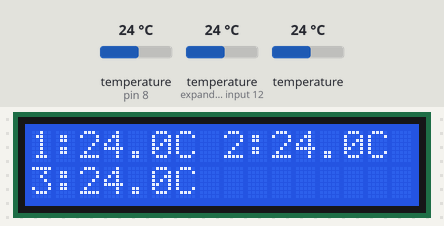
Recording of a sketch running on a simulated Arduino Uno, built with avr-gcc and run on an emulated ATmega328P. On the bench: 16×2 character LCD. The inputs (shaded band) are chosen by the test bench; at power-on: temperature (sensors on pin 8, expander input 12) 24 °C, temperature 24 °C. What the sketch prints to the serial monitor is not drawn.

Above: at 2.5 s.
2.6 s: temperature (sensor on pin 8) set to 12 °C
At 3.7 s:
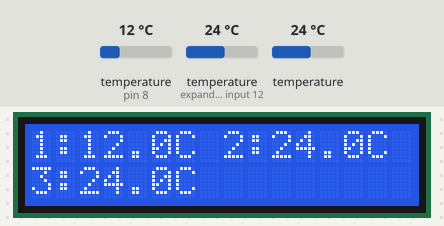
4.3 s: temperature (sensor on expander input 12) set to 12 °C
At 5.2 s:
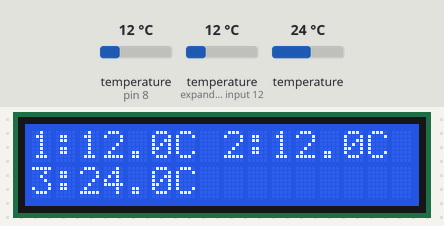
6.2 s: temperature (sensor 208) set to 12 °C
At 7.7 s:
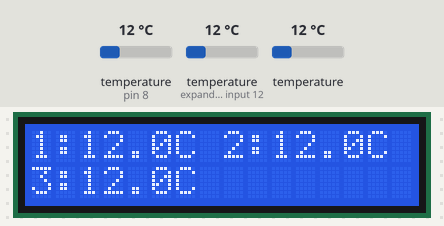
8.0 s: temperature (sensor on pin 8) set to 19 °C
At 9.4 s:
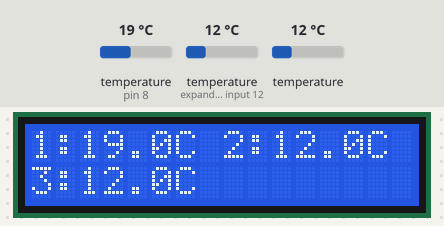
9.9 s: temperature (sensor on expander input 12) set to 19 °C
At 10.9 s:
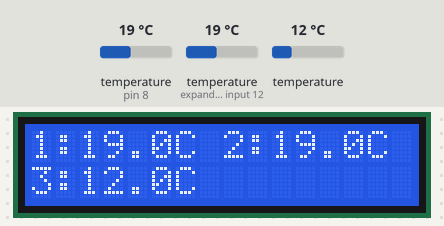
11.8 s: temperature (sensor 208) set to 19 °C
At 13.6 s:
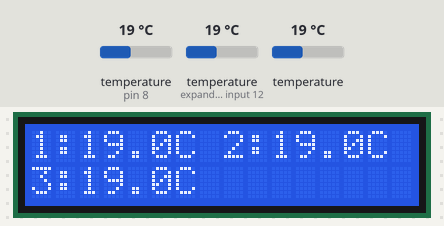
Timing chart, 0 to 14.6 s (numbered marks = the images above; inputs shaded):
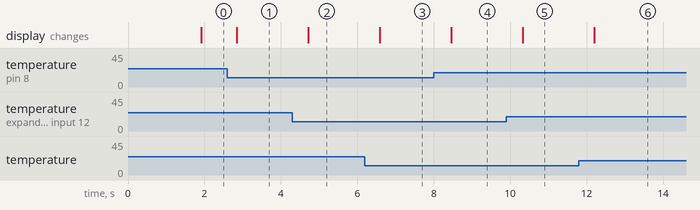

Measured:
- after the input at 2.6 s, the display: changes after 0.25 s (image 1)
- after the input at 4.3 s, the display: changes after 0.42 s (image 2)
- after the input at 6.2 s, the display: changes after 0.39 s (image 3)
- after the input at 8.0 s, the display: changes after 0.46 s (image 4)
- after the input at 9.9 s, the display: changes after 0.43 s (image 5)
- after the input at 11.8 s, the display: changes after 0.40 s (image 6)

The sketch:

Arduino_3Sensores.ino
```cpp
#include <LiquidCrystal.h> //adicionando biblioteca para LCD
#include <DallasTemperature.h> //adicionando biblioteca para DS18B20
#include <OneWire.h> //adicionando biblioteca para capturar os dados do sensor

#define ONE_WIRE_BUS 8 //portas dos pinos de sinal dos DS18B20's

OneWire oneWireObjeto(ONE_WIRE_BUS); //define uma instÃ¢ncia do OneWire para comunicaÃ§Ã£o com o sensor
DallasTemperature sensorDS18B20(&oneWireObjeto);

DeviceAddress T1 = {0x28, 0xFF, 0x73, 0x08, 0xB3, 0x17, 0x01, 0xF3};
DeviceAddress T2 = {0x28, 0xFF, 0x63, 0x58, 0xB1, 0x17, 0x04, 0x27};
DeviceAddress T3 = {0x28, 0xFF, 0x92, 0x06, 0xB3, 0x17, 0x01, 0xF1};

LiquidCrystal lcd(12, 11, 7, 6, 5, 4); //Definindo os pinos que serÃ£o usados no LCD

void setup() {

  Serial.begin(9600); //Inicia o Monitor Serial
  sensorDS18B20.begin(); //Inicia comunicaÃ§Ã£o com os sensores
  lcd.begin(16, 2); //Inicia o LCD
  lcd.clear();
  lcd.setCursor(0,0);
  lcd.print("Iniciando...");
  delay(1000);
  }

void loop() {

  sensorDS18B20.requestTemperatures(); //Requisitando a temperatura do sensor

  Serial.print(sensorDS18B20.getTempC(T1));
  Serial.print(" , ");
  Serial.print(sensorDS18B20.getTempC(T2));
  Serial.print(" , ");
  Serial.println(sensorDS18B20.getTempC(T3));

  float temp1=sensorDS18B20.getTempC(T1);
  float temp2=sensorDS18B20.getTempC(T2);
  float temp3=sensorDS18B20.getTempC(T3);

  lcd.clear();
  lcd.setCursor(0, 0);
  lcd.print("1:");
  lcd.setCursor(2, 0);
  lcd.print(temp1);
  lcd.setCursor(6,0);
  //lcd.write(223);
  lcd.print("C ");

  lcd.setCursor(8, 0);
  lcd.print("2:");
  lcd.setCursor(10,0);
  lcd.print(temp2);
  lcd.setCursor(14,0);
  //lcd.write(223);
  lcd.print("C ");

  lcd.setCursor(0, 1);
  lcd.print("3:");
  lcd.setCursor(2, 1);
  lcd.print(temp3);
  lcd.setCursor(6,1);
  lcd.print("C ");

  delay(100);

}
```
